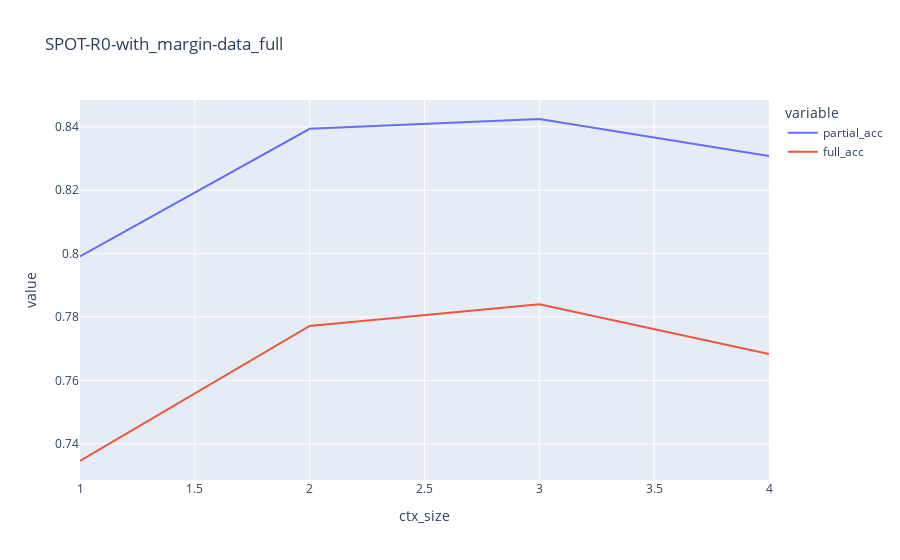

Source (notebook cell):
### Code cell
import plotly.express as px

acc_df = pd.DataFrame(
    {
        "ctx_size": size_factors,
        "partial_acc": [x["partial_acc"] for x in acc_series],
        "full_acc": [x["full_acc"] for x in acc_series],
    }
)
px.line(acc_df, x="ctx_size", y=["partial_acc", "full_acc"], title=r0_model_name)

### Figure 1 — Plotly figure (JSON) as saved in the notebook; plotly's stock layout.template omitted (floating-point values rounded to 4 significant figures)
{"data": [{"hovertemplate": "variable=partial_acc<br>ctx_size=%{x}<br>value=%{y}<extra></extra>", "legendgroup": "partial_acc", "line": {"color": "#636efa", "dash": "solid"}, "marker": {"symbol": "circle"}, "mode": "lines", "name": "partial_acc", "orientation": "v", "showlegend": true, "type": "scatter", "x": [1, 2, 3, 4], "xaxis": "x", "y": [0.7991, 0.8394, 0.8425, 0.8308], "yaxis": "y"}, {"hovertemplate": "variable=full_acc<br>ctx_size=%{x}<br>value=%{y}<extra></extra>", "legendgroup": "full_acc", "line": {"color": "#EF553B", "dash": "solid"}, "marker": {"symbol": "circle"}, "mode": "lines", "name": "full_acc", "orientation": "v", "showlegend": true, "type": "scatter", "x": [1, 2, 3, 4], "xaxis": "x", "y": [0.7346, 0.7772, 0.784, 0.7683], "yaxis": "y"}], "layout": {"legend": {"title": {"text": "variable"}, "tracegroupgap": 0}, "title": {"text": "SPOT-R0-with_margin-data_full"}, "xaxis": {"anchor": "y", "domain": [0, 1], "title": {"text": "ctx_size"}}, "yaxis": {"anchor": "x", "domain": [0, 1], "title": {"text": "value"}}}}
